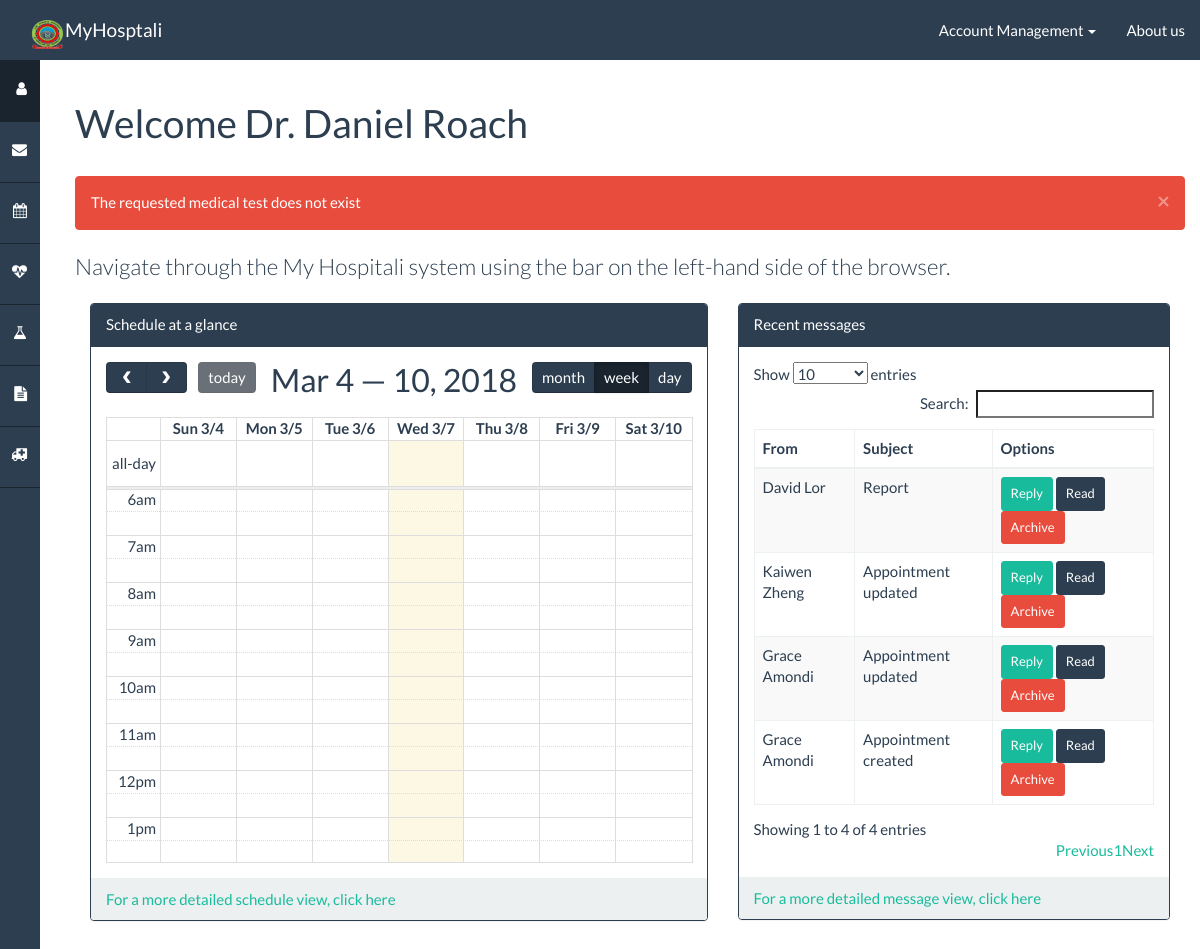
/profile/ (signed in), run on an earlier commit of the app's database.
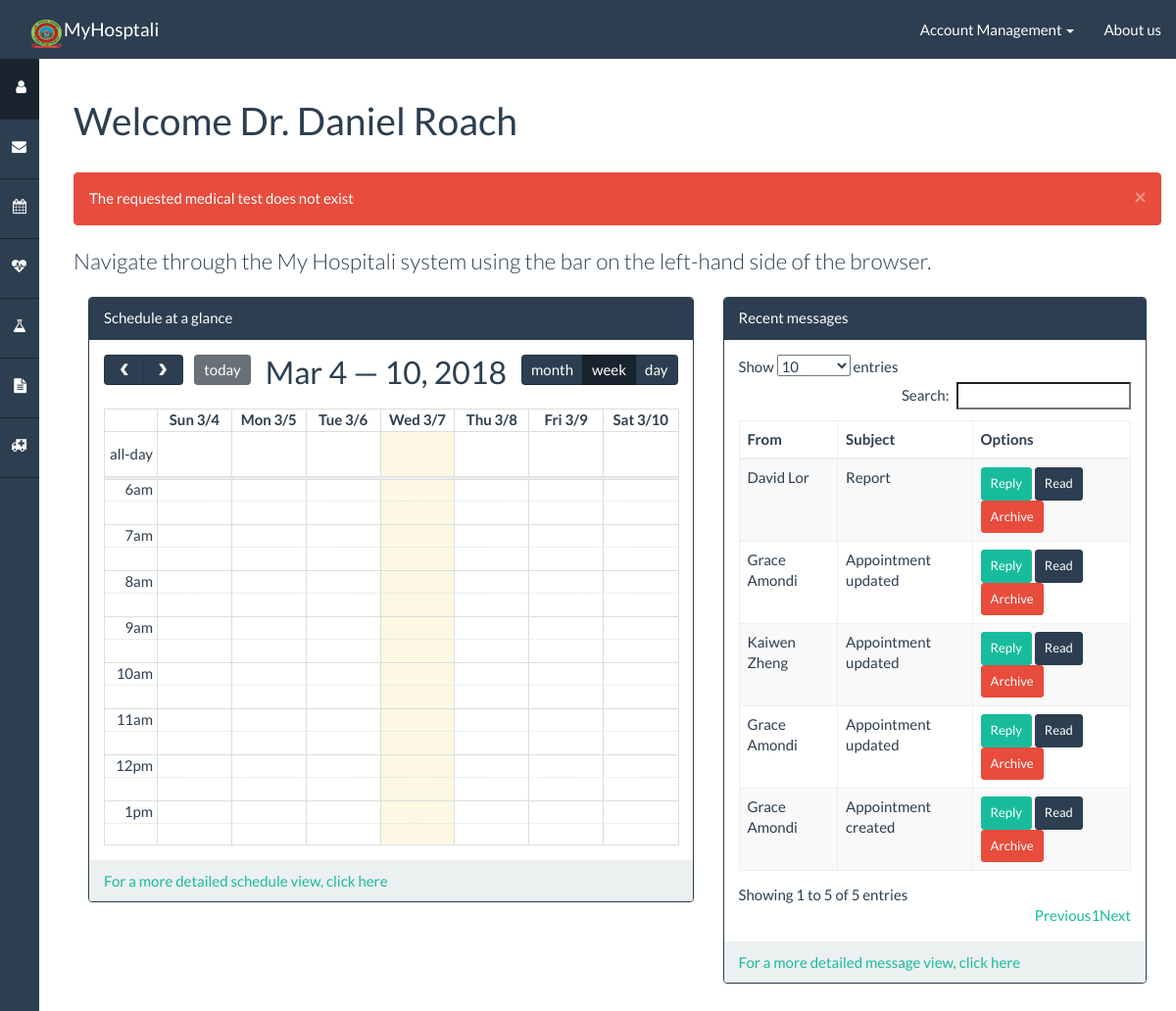
And on a later commit of the database.
### healthnet/models.py (models this page shows, shortened)
class Message(models.Model):
    target = models.ForeignKey(Account, related_name="messages_target")
    sender = models.ForeignKey(Account, related_name="messages_sender")
    header = models.CharField(max_length=300)
    body = models.CharField(max_length=1000)
    sender_deleted = models.BooleanField(default=False)
    target_deleted = models.BooleanField(default=False)
    timestamp = models.DateTimeField(auto_now_add=True)

class Account(models.Model):
    ACCOUNT_UNKNOWN = 0
    ACCOUNT_PATIENT = 10
    ACCOUNT_NURSE = 20
    ACCOUNT_DOCTOR = 30
    ACCOUNT_ADMIN = 40
    ACCOUNT_TYPES = (
        (ACCOUNT_UNKNOWN, "Unknown"),
        (ACCOUNT_PATIENT, "Patient"),
        (ACCOUNT_NURSE, "Nurse"),
        (ACCOUNT_DOCTOR, "Doctor"),
        (ACCOUNT_ADMIN, "Admin"),
    )
    EMPLOYEE_TYPES = (
        (ACCOUNT_NURSE, "Nurse"),
        (ACCOUNT_DOCTOR, "Doctor"),
        (ACCOUNT_ADMIN, "Admin"),
    )
    role = models.IntegerField(default=0, choices=ACCOUNT_TYPES)
    profile = models.OneToOneField(Profile)
    user = models.OneToOneField(User)
    def __str__(self):
        if self.role == 30:
            return "Dr. " + self.profile.__str__()
        elif self.role == 20:
            return "Nurse " + self.profile.__str__()
        else:
            return self.profile.__str__()
    class Admin:
        list_display = (
            'role',
            'profile',
            'user'
        )

class Profile(models.Model):
    GENDER = (
        ('M', "Male"),
        ('F', "Female"),
    )
    firstname = models.CharField(blank=True, max_length=50)
    lastname = models.CharField(blank=True, max_length=50)
    insurance = models.CharField(blank=True, max_length=50)
    emergencyContactName = models.CharField(blank=True, max_length=50)
    emergencyContactNumber = models.CharField(blank=True, max_length=20)
    sex = models.CharField(blank=True, max_length=1, choices=GENDER)
    birthday = models.DateField(default=date(1000, 1, 1))
    phone = models.CharField(blank=True, max_length=20)
    allergies = models.CharField(blank=True, max_length=250)
    created = models.DateTimeField(auto_now_add=True)
    prefHospital = models.ForeignKey(Hospital, null=True, related_name="profiles_prefhospital")
    linkedEmergencyContact = models.ForeignKey('Account', null=True, related_name="profiles_contact")
    primaryCareDoctor = models.ForeignKey('Account', null=True, related_name="profiles_primarycaredoctor")
    def __str__(self):
        return self.firstname + " " + self.lastname

### healthnet/views_profile.py (the view, shortened to what this page needs)
# urls.py: url(r'^profile/$', views_profile.profile_view, name='profile'),
def profile_view(request):
    authentication_result = views.authentication_check(request)
    if authentication_result is not None: return authentication_result
    template_data = views.parse_session(request)
    if request.user.account.role != Account.ACCOUNT_ADMIN:
        appointment.parse_appointment_cancel(request, template_data)  # Parse appointment cancelling
        template_data['events'] = appointment.parse_appointments(request)  # Build list of appointments
    message.parse_message_archive(request, template_data)
    template_data['messages'] = Message.objects.filter(target=request.user.account, target_deleted=False)
    return render(request, 'healthnet/profile.html', template_data)

### healthnet/templatetags/app_filters.py (called while the page is built)
@register.filter(name='isAuthenticated')
def isAuthenticated(user):
    return user.is_authenticated()

@register.filter(name='sanitizeJS')
def sanitizeJS(string):
    return sanitize_js(string.__str__())

### healthnet/views.py (called while the page is built)
def parse_session(request, template_data=None):
    if template_data is None:
        template_data = {}
    if request.session.has_key('alert_success'):
        template_data['alert_success'] = request.session.get('alert_success')
        del request.session['alert_success']
    if request.session.has_key('alert_danger'):
        template_data['alert_danger'] = request.session.get('alert_danger')
        del request.session['alert_danger']
    return template_data

def sanitize_js(string):
    return string.replace("\\", "\\\\").replace("'", "\\'")

### templates/healthnet/profile.html (shortened to what this page needs)
{% extends "base.html" %}
{% load app_filters %}
{% block sidebar_profile %}active{% endblock %}
{% block body_header %}Welcome {{ user.account }}{% endblock %}
{% block body %}
    <p class="lead">Navigate through the My Hospitali system using the bar on the left-hand side of the browser.</p>
    {% if user.account.role <= 30 %}
        <div class="col-md-7">
            <div class="panel panel-primary">
                <div class="panel-heading">Schedule at a glance</div>
                <div class="panel-body">
                  {% include "healthnet/appointment/appointment_calendar.html" %}
                </div>
                <div class="panel-footer"><a href="/appointment/list/">For a more detailed schedule view, click here</a></div>
            </div>
        </div>
        <div class="col-md-5">
    {% else %}
        <div class="col-md-6">
    {% endif %}
        <div class="panel panel-primary">
            <div class="panel-heading">Recent messages</div>
            <div class="panel-body">
                {% include "healthnet/message/simple_table.html" %}
            </div>
        <div class="panel-footer"><a href="/message/list/">For a more detailed message view, click here</a></div>
    </div>
{% endblock %}

### templates/healthnet/message/simple_table.html (shortened to what this page needs)
{% load app_filters %}
<table id="message-simple-table" class="table table-hover table-striped table-bordered">
    <thead>
        <th>From</th>
        <th>Subject</th>
        <th>Options</th>
    </thead>
    <tbody>
        {% for message in messages %}
            <tr>
                <td>{{ message.sender.profile }}</td>
                <td>{{ message.header }}</td>
                <td>
                    <form id="confirm-modal-action" action="./" method="post">{% csrf_token %}
                        <a class="btn btn-success btn-sm" href="/message/new/?pk={{ message.sender.pk }}" role="button">Reply</a>
                        <button onclick="proxy{{ message.pk }}()" type="button" class="btn btn-primary btn-sm" data-toggle="modal" data-target="#read-modal">Read</button>
                        {% if message.sender == user.account and message.sender_deleted %}
                        {% elif message.target == user.account and message.target_deleted %}
                        {% else %}
                            <input id="confirm-modal-submit" class="btn btn-danger btn-sm" type="submit" name="delete" value="Archive"/>
                        {% endif %}
                    </form>
                </td>
            </tr>
        {% endfor %}
</table>

What changed in the data, as far as the page shows it:
added Message: sender.profile "Grace Amondi", header "Appointment updated"
Also different on the page:
text written by a page script: "Show entries Search: Showing 1 to 4 of 4 entries Previous 1 Next" → "Show entries Search: Showing 1 to 5 of 5 entries Previous 1 Next"
